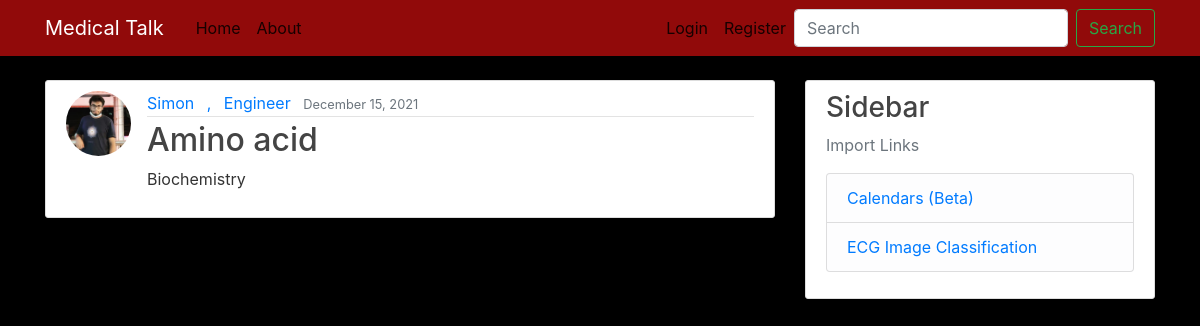
The app's page /post/1/ with its own data.
### talk/models.py (models this page shows, shortened)
class Post(models.Model):
    title = models.CharField(max_length=100)
    content = models.TextField()
    date_posted = models.DateTimeField(default=timezone.now)
    author = models.ForeignKey(User, on_delete=models.CASCADE)

### users/models.py (models this page shows, shortened)
class Profile(models.Model):
    user = models.OneToOneField(User, on_delete=models.CASCADE)
    image = models.ImageField(default='default.jpg', upload_to='profile_pics')
    speciality = models.CharField(max_length=100)
    bio = models.TextField()

### talk/views.py (the view)
# urls.py: path('post/<int:pk>/', PostDetailView.as_view(), name='post-detail'),
class PostDetailView(DetailView):
    model = Post

### talk/templates/talk/post_detail.html (shortened to what this page needs)
{% extends "talk/base.html" %}
{% block content %}
    <article class="media content-section">
        <img class= "rounded-circle article-img" src="{{ object.author.profile.image.url}}">
        <div class="media-body">
            <div class="article-metadata">
            <a class="mr-2" href="{% url 'user-posts' object.author.username %}">{{ object.author }}</a>
                <a class="mr-2" href="#">,</a>
                <a class="mr-2" href="#">{{ object.author.profile.speciality }}</a>
                <small class="text-muted">{{ object.date_posted|date:"F d, Y" }}</small>
            </div>
            <h2 class="article-title">{{ object.title }}</h2>
            <p class="article-content">{{ object.content }}</p>
        </div>
    </article>
{% endblock content %}

### talk/static/talk/main.css (style rules this page uses)
body { background: #000000; color: #333333; margin-top: 5rem; }
h1, h2, h3, h4, h5, h6 { color: #444444; }
.content-section { background: #ffffff; padding: 10px 20px; border: 1px solid #dddddd; border-radius: 3px; margin-bottom: 20px; }
.article-title { color: #444444; }
.article-content { white-space: pre-line; }
.article-img { height: 65px; width: 65px; margin-right: 16px; }
.article-metadata { padding-bottom: 1px; margin-bottom: 4px; border-bottom: 1px solid #e3e3e3 }

### records on screen
Post: author.profile.image (picture), author "Simon", author.profile.speciality "Engineer", date_posted "December 15, 2021", title "Amino acid", content "Biochemistry"
